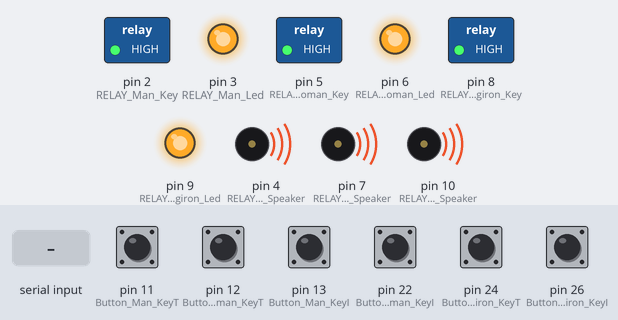
This sketch was run on a simulated Arduino Mega 2560, built with avr-gcc and run on an emulated ATmega2560. On the bench: switched loads named in the sketch (green lamp = pin HIGH), output pins drawn as LEDs (lit = HIGH), buzzer (waves = sounding, pin HIGH). The inputs (shaded band) are chosen by the test bench; at power-on: pin 11 (Button_Man_KeyT), pin 12 (Button_Woman_KeyT), pin 13 (Button_Man_KeyI), pin 22 (Button_Woman_KeyI), pin 24 (Button_Nogiron_KeyT), pin 26 (Button_Nogiron_KeyI) LOW.

Above: at 1.2 s.
1.3 s: "A" received over Serial
At 3.2 s:
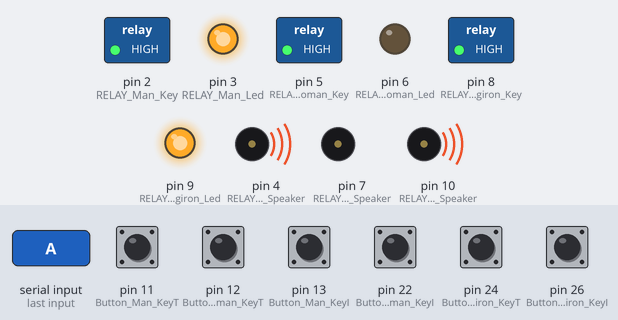
4.1 s: "E" received over Serial
At 6.5 s:
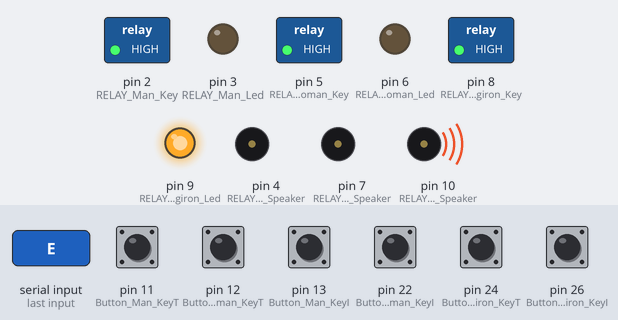
7.1 s: "N" received over Serial
At 8.8 s:
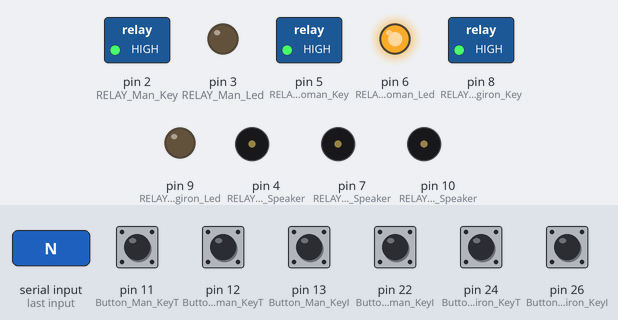
10.1 s: "A" received over Serial
At 12.9 s:
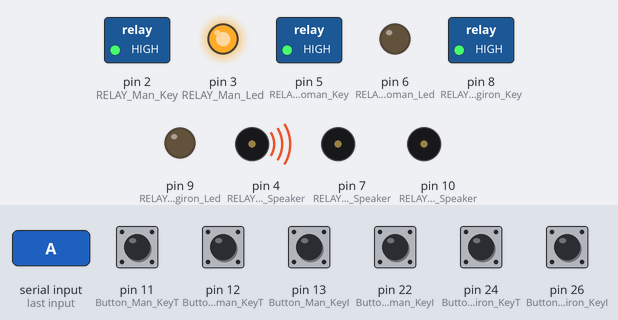
13.1 s: "E" received over Serial
At 15.0 s:
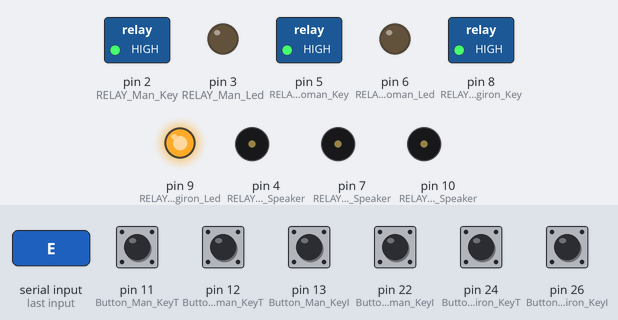
16.1 s: "N" received over Serial
At 18.7 s:
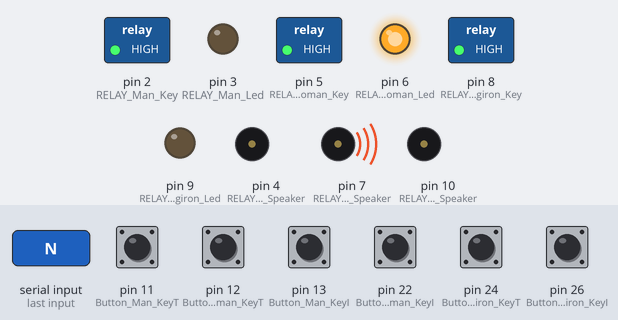
Timing chart, 0 to 22.7 s (numbered marks = the images above; inputs shaded):
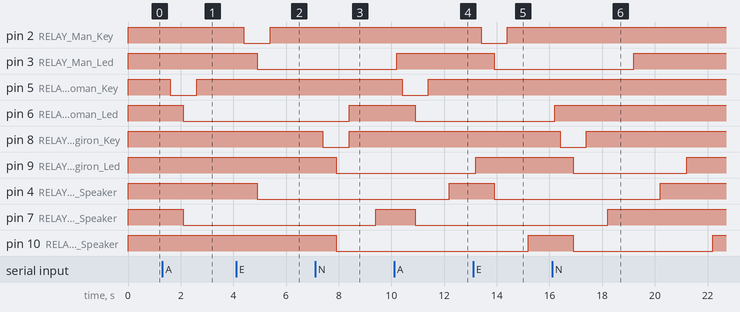

Measured:
- after the input at 1.3 s, pin 5 (RELAY_Woman_Key): HIGH → LOW after 0.30 s, → HIGH 1.0 s later; pin 6 (RELAY_Woman_Led), pin 7 (RELAY_Woman_Speaker): HIGH → LOW after 0.80 s
- after the input at 4.1 s, pin 2 (RELAY_Man_Key): HIGH → LOW after 0.30 s, → HIGH 1.0 s later; pin 3 (RELAY_Man_Led), pin 4 (RELAY_Man_Speaker): HIGH → LOW after 0.80 s; pin 6 (RELAY_Woman_Led): stays LOW (without the input it goes to HIGH after 2.3 s)
- after the input at 7.1 s, pin 3 (RELAY_Man_Led): stays LOW (without the input it goes to HIGH after 2.1 s); pin 6 (RELAY_Woman_Led): LOW → HIGH after 1.3 s instead of 0.30 s
- after the input at 10.1 s, pin 5 (RELAY_Woman_Key): HIGH → LOW after 0.30 s, → HIGH 1.0 s later; pin 6 (RELAY_Woman_Led), pin 7 (RELAY_Woman_Speaker): HIGH → LOW after 0.80 s; pin 9 (RELAY_Nogiron_Led): stays LOW (without the input it goes to HIGH after 2.1 s); pin 4 (RELAY_Man_Speaker): LOW → HIGH after 2.1 s instead of 1.1 s
- after the input at 13.1 s, pin 2 (RELAY_Man_Key): HIGH → LOW after 0.30 s, → HIGH 1.0 s later; pin 3 (RELAY_Man_Led), pin 4 (RELAY_Man_Speaker): HIGH → LOW after 0.80 s; pin 6 (RELAY_Woman_Led): stays LOW (without the input it goes to HIGH after 2.1 s); pin 10 (RELAY_Nogiron_Speaker): LOW → HIGH after 2.1 s instead of 1.1 s
- after the input at 16.1 s, pin 3 (RELAY_Man_Led): LOW → HIGH after 3.1 s instead of 2.1 s; pin 8 (RELAY_Nogiron_Key): HIGH → LOW after 0.30 s, → HIGH 1.0 s later

The sketch:

Qulf.ino
```cpp
#define RELAY_Man_Key 2 //relay pin
#define RELAY_Man_Led 3 //relay pin
#define RELAY_Man_Speaker 4
#define RELAY_Woman_Key 5 //relay pin
#define RELAY_Woman_Led 6 //relay pin
#define RELAY_Woman_Speaker 7
#define RELAY_Nogiron_Key 8 //relay pin
#define RELAY_Nogiron_Led 9 //relay pin
#define RELAY_Nogiron_Speaker 10
#define Button_Man_KeyT 11
#define Button_Woman_KeyT 12
#define Button_Man_KeyI 13
#define Button_Woman_KeyI 22
#define Button_Nogiron_KeyT 24
#define Button_Nogiron_KeyI 26
#define ACCESS_DELAY 500
#define DENIED_DELAY 1000

bool ayolT;
bool ayolI;
bool erkakT;
bool erkakI;
bool nogironT;
bool nogironI;
bool sanagichA_bool;
bool boolSpkA;
bool sanagichE_bool;
bool boolSpkE;
bool sanagichN_bool;
bool boolSpkN;
int sanagichA;
int intSpkA;
int sanagichE;
int intSpkE;
int sanagichN;
int intSpkN;

void setup()
{
  ayolT = false;
  erkakT = false;
  ayolI = false;
  erkakI = false;
  nogironI = false;
  nogironT = false;
  sanagichA_bool = false;
  boolSpkA = false;
  sanagichE_bool = false;
  boolSpkE = false;
  sanagichN_bool = false;
  boolSpkN = false;
  sanagichA = 0;
  intSpkA = 0;
  sanagichE = 0;
  intSpkE = 0;
  sanagichN = 0;
  intSpkN = 0;
  Serial.begin(9600);

  pinMode(RELAY_Man_Key, OUTPUT);
  pinMode(RELAY_Man_Led, OUTPUT);
  pinMode(RELAY_Man_Speaker, OUTPUT);
  pinMode(RELAY_Woman_Key, OUTPUT);
  pinMode(RELAY_Woman_Led, OUTPUT);
  pinMode(RELAY_Woman_Speaker, OUTPUT);
  pinMode(RELAY_Nogiron_Key, OUTPUT);
  pinMode(RELAY_Nogiron_Led, OUTPUT);
  pinMode(RELAY_Nogiron_Speaker, OUTPUT);
  pinMode(Button_Man_KeyT, INPUT);
  pinMode(Button_Woman_KeyT, INPUT);
  pinMode(Button_Nogiron_KeyT, INPUT);
  pinMode(Button_Man_KeyI, INPUT);
  pinMode(Button_Woman_KeyI, INPUT);
  pinMode(Button_Nogiron_KeyI, INPUT);
  digitalWrite(RELAY_Man_Key, HIGH);
  digitalWrite(RELAY_Man_Speaker, HIGH);
  digitalWrite(RELAY_Man_Led, HIGH);
  digitalWrite(RELAY_Woman_Key, HIGH);
  digitalWrite(RELAY_Woman_Speaker, HIGH);
  digitalWrite(RELAY_Woman_Led, HIGH);
  digitalWrite(RELAY_Nogiron_Key, HIGH);
  digitalWrite(RELAY_Nogiron_Speaker, HIGH);
  digitalWrite(RELAY_Nogiron_Led, HIGH);
//  digitalWrite(7, HIGH);
}

void loop()
{
//  Serial.println(time_now_man);

    if(Serial.available()){
      char c = Serial.read();
      if(c == 'A' && ayolI == false)
      {
        ayolT = true;
      }

        if(c == 'E' && erkakI == false)
      {
        erkakT = true;

      }if(c == 'N' && nogironI == false)
      {
        nogironT = true;
      }
    }


//    int t = digitalRead(Button_Woman_KeyT);
//    Serial.println(t);
//    Serial.println(ayolT);
    delay(200);
      if(ayolT && (digitalRead(Button_Woman_KeyT) == 0) && ayolI == false){
        digitalWrite(RELAY_Woman_Key, LOW);
        delay(ACCESS_DELAY);
        digitalWrite(RELAY_Woman_Key, HIGH);
        ayolT = false;
        ayolI = true;

        digitalWrite(RELAY_Woman_Led, LOW);

        digitalWrite(RELAY_Woman_Speaker, LOW);
        boolSpkA = true;
        intSpkA = 0;
      }

//      int t1 = digitalRead(Button_Man_KeyT);
//      Serial.println(t1);
      if(erkakT && (digitalRead(Button_Man_KeyT) == 0) && erkakI == false){
        digitalWrite(RELAY_Man_Key, LOW);
        delay(ACCESS_DELAY);
        digitalWrite(RELAY_Man_Key, HIGH);
        erkakT = false;
        erkakI = true;

        digitalWrite(RELAY_Man_Led, LOW);

        digitalWrite(RELAY_Man_Speaker, LOW);
        boolSpkE = true;
        intSpkE = 0;
      }

      if(nogironT && (digitalRead(Button_Nogiron_KeyT) == 0) && nogironI == false){
        digitalWrite(RELAY_Nogiron_Key, LOW);
        delay(ACCESS_DELAY);
        digitalWrite(RELAY_Nogiron_Key, HIGH);
        nogironT = false;
        nogironI = true;

        digitalWrite(RELAY_Nogiron_Led, LOW);

        digitalWrite(RELAY_Nogiron_Speaker, LOW);
        boolSpkN = true;
        intSpkN = 0;
      }

      if(ayolI && digitalRead(Button_Woman_KeyI) == 0){
        digitalWrite(RELAY_Woman_Key, LOW);
        delay(ACCESS_DELAY);
        digitalWrite(RELAY_Woman_Key, HIGH);
        ayolI = false;

        sanagichA_bool = true;
        sanagichA = 0;
      }

//      Serial.println(digitalRead(Button_Man_KeyI));
      if(erkakI && digitalRead(Button_Man_KeyI) == 0){
        digitalWrite(RELAY_Man_Key, LOW);
        delay(ACCESS_DELAY);
        digitalWrite(RELAY_Man_Key, HIGH);
        erkakI = false;

        sanagichE_bool = true;
        sanagichE = 0;
      }

      if(nogironI && digitalRead(Button_Nogiron_KeyI) == 0){
        digitalWrite(RELAY_Nogiron_Key, LOW);
        delay(ACCESS_DELAY);
        digitalWrite(RELAY_Nogiron_Key, HIGH);
        nogironI = false;

        sanagichN_bool = true;
        sanagichN = 0;
      }

      if(sanagichA_bool){
        sanagichA++;
      }

      if(sanagichE_bool){
        sanagichE++;
      }

      if(sanagichN_bool){
        sanagichN++;
      }

      if(boolSpkE){
        intSpkE++;
      }

      if(boolSpkA){
        intSpkA++;
      }

      if(boolSpkN){
        intSpkN++;
      }
//      Serial.println(sanagichA);
      if(sanagichA >= 20){
        digitalWrite(RELAY_Woman_Led, HIGH);
        sanagichA = 0;
        sanagichA_bool = false;
      }

      if(sanagichE >= 20){
        digitalWrite(RELAY_Man_Led, HIGH);
        sanagichE = 0;
        sanagichE_bool = false;
      }

      if(sanagichN >= 20){
        digitalWrite(RELAY_Nogiron_Led, HIGH);
        sanagichN = 0;
        sanagichN_bool = false;
      }

      if(intSpkE >= 25){
        digitalWrite(RELAY_Man_Speaker, HIGH);
        intSpkE = 0;
        boolSpkE = false;
      }

      if(intSpkA >= 25){
        digitalWrite(RELAY_Woman_Speaker, HIGH);
        intSpkA = 0;
        boolSpkA = false;
      }

      if(intSpkN >= 25){
        digitalWrite(RELAY_Nogiron_Speaker, HIGH);
        intSpkN = 0;
        boolSpkN = false;
      }
}
```
